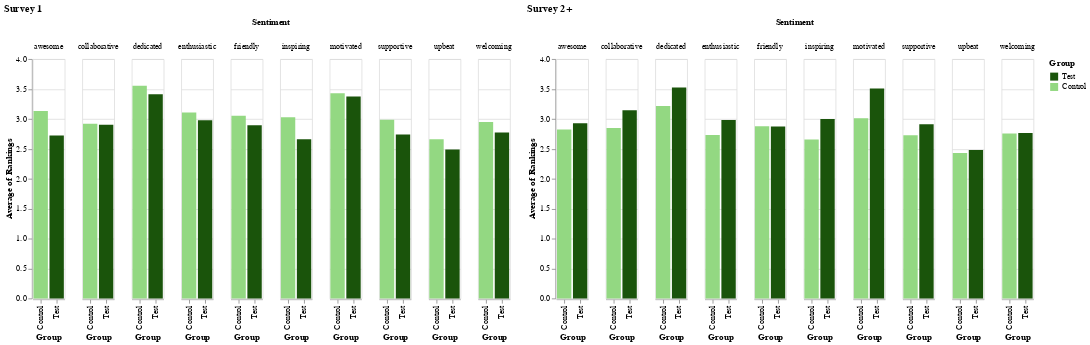

Notebook code for this chart:
### Code cell
# Altair plot

S1_43_pos_avgs = pd.DataFrame({'Group': ['Test','Test','Test','Test','Test','Test','Test','Test', 'Test', 'Test',
                                 'Control','Control','Control','Control','Control','Control','Control','Control', 'Control', 'Control'],
                        'Sentiment': ['friendly','welcoming','collaborative','dedicated','supportive','motivated','enthusiastic','awesome', 'inspiring', 'upbeat',
                                   'friendly','welcoming','collaborative','dedicated','supportive','motivated','enthusiastic','awesome', 'inspiring', 'upbeat'],
                       'Average of Rankings': [2.893617021276596, 2.7708333333333335, 2.9019607843137254, 3.411764705882353, 2.74, 3.372549019607843, 2.977777777777778, 2.723404255319149, 2.6595744680851063, 2.4893617021276597,
                                              3.0533333333333332, 2.9466666666666668, 2.9178082191780823, 3.5555555555555554, 2.986666666666667, 3.4266666666666667, 3.1066666666666665, 3.1333333333333333, 3.026666666666667, 2.661764705882353]})

S2_43_pos_avgs = pd.DataFrame({'Group': ['Test','Test','Test','Test','Test','Test','Test','Test', 'Test', 'Test',
                                 'Control','Control','Control','Control','Control','Control','Control','Control', 'Control', 'Control'],
                        'Sentiment': ['friendly','welcoming','collaborative','dedicated','supportive','motivated','enthusiastic','awesome', 'inspiring', 'upbeat',
                                   'friendly','welcoming','collaborative','dedicated','supportive','motivated','enthusiastic','awesome', 'inspiring', 'upbeat'],
                       'Average of Rankings': [2.875, 2.7636363636363637, 3.142857142857143, 3.526315789473684, 2.912280701754386, 3.508771929824561, 2.982142857142857, 2.9272727272727272, 3.0, 2.480769230769231,
                                              2.8780487804878048, 2.7560975609756095, 2.85, 3.2142857142857144, 2.7261904761904763, 3.0120481927710845, 2.731707317073171, 2.825, 2.654320987654321, 2.430379746835443]})


selection = alt.selection_multi(fields=['Group'], bind='legend')

chart1 = alt.Chart(S1_43_pos_avgs).mark_bar().encode(
    column='Sentiment',
    x='Group',
    y='Average of Rankings',
    color=alt.Color('Group', scale=alt.Scale(domain=['Test','Control'], range=['#1A540B','#93D882'])),
    opacity=alt.condition(selection, alt.value(1), alt.value(0.05))
).add_selection(selection).properties(title='Survey 1')


chart2 = alt.Chart(S2_43_pos_avgs).mark_bar().encode(
    column='Sentiment',
    x='Group',
    y='Average of Rankings',
    color=alt.Color('Group', scale=alt.Scale(domain=['Test','Control'], range=['#1A540B','#93D882'])),
    opacity=alt.condition(selection, alt.value(1), alt.value(0.05))
).add_selection(selection).properties(title='Survey 2+')

chart1 | chart2

### Figure 1 — Vega-Lite specification as saved in the notebook (floating-point values rounded to 4 significant figures)
{"config": {"view": {"continuousWidth": 400, "continuousHeight": 300}}, "hconcat": [{"data": {"name": "data-961af8e726a3d74b22826e69132d10b3"}, "mark": "bar", "encoding": {"color": {"type": "nominal", "field": "Group", "scale": {"domain": ["Test", "Control"], "range": ["#1A540B", "#93D882"]}}, "column": {"type": "nominal", "field": "Sentiment"}, "opacity": {"condition": {"value": 1, "selection": "selector008"}, "value": 0.05}, "x": {"type": "nominal", "field": "Group"}, "y": {"type": "quantitative", "field": "Average of Rankings"}}, "selection": {"selector008": {"type": "multi", "fields": ["Group"], "bind": "legend"}}, "title": "Survey 1"}, {"data": {"name": "data-5ed13bf21e4c903aea5a2cbe1ff38de6"}, "mark": "bar", "encoding": {"color": {"type": "nominal", "field": "Group", "scale": {"domain": ["Test", "Control"], "range": ["#1A540B", "#93D882"]}}, "column": {"type": "nominal", "field": "Sentiment"}, "opacity": {"condition": {"value": 1, "selection": "selector008"}, "value": 0.05}, "x": {"type": "nominal", "field": "Group"}, "y": {"type": "quantitative", "field": "Average of Rankings"}}, "selection": {"selector008": {"type": "multi", "fields": ["Group"], "bind": "legend"}}, "title": "Survey 2+"}], "$schema": "https://vega.github.io/schema/vega-lite/v4.8.1.json", "datasets": {"data-961af8e726a3d74b22826e69132d10b3": [{"Group": "Test", "Sentiment": "friendly", "Average of Rankings": 2.894}, {"Group": "Test", "Sentiment": "welcoming", "Average of Rankings": 2.771}, {"Group": "Test", "Sentiment": "collaborative", "Average of Rankings": 2.902}, {"Group": "Test", "Sentiment": "dedicated", "Average of Rankings": 3.412}, {"Group": "Test", "Sentiment": "supportive", "Average of Rankings": 2.74}, {"Group": "Test", "Sentiment": "motivated", "Average of Rankings": 3.373}, {"Group": "Test", "Sentiment": "enthusiastic", "Average of Rankings": 2.978}, {"Group": "Test", "Sentiment": "awesome", "Average of Rankings": 2.723}, {"Group": "Test", "Sentiment": "inspiring", "Average of Rankings": 2.66}, {"Group": "Test", "Sentiment": "upbeat", "Average of Rankings": 2.489}, {"Group": "Control", "Sentiment": "friendly", "Average of Rankings": 3.053}, {"Group": "Control", "Sentiment": "welcoming", "Average of Rankings": 2.947}, {"Group": "Control", "Sentiment": "collaborative", "Average of Rankings": 2.918}, {"Group": "Control", "Sentiment": "dedicated", "Average of Rankings": 3.556}, {"Group": "Control", "Sentiment": "supportive", "Average of Rankings": 2.987}, {"Group": "Control", "Sentiment": "motivated", "Average of Rankings": 3.427}, {"Group": "Control", "Sentiment": "enthusiastic", "Average of Rankings": 3.107}, {"Group": "Control", "Sentiment": "awesome", "Average of Rankings": 3.133}, {"Group": "Control", "Sentiment": "inspiring", "Average of Rankings": 3.027}, {"Group": "Control", "Sentiment": "upbeat", "Average of Rankings": 2.662}], "data-5ed13bf21e4c903aea5a2cbe1ff38de6": [{"Group": "Test", "Sentiment": "friendly", "Average of Rankings": 2.875}, {"Group": "Test", "Sentiment": "welcoming", "Average of Rankings": 2.764}, {"Group": "Test", "Sentiment": "collaborative", "Average of Rankings": 3.143}, {"Group": "Test", "Sentiment": "dedicated", "Average of Rankings": 3.526}, {"Group": "Test", "Sentiment": "supportive", "Average of Rankings": 2.912}, {"Group": "Test", "Sentiment": "motivated", "Average of Rankings": 3.509}, {"Group": "Test", "Sentiment": "enthusiastic", "Average of Rankings": 2.982}, {"Group": "Test", "Sentiment": "awesome", "Average of Rankings": 2.927}, {"Group": "Test", "Sentiment": "inspiring", "Average of Rankings": 3.0}, {"Group": "Test", "Sentiment": "upbeat", "Average of Rankings": 2.481}, {"Group": "Control", "Sentiment": "friendly", "Average of Rankings": 2.878}, {"Group": "Control", "Sentiment": "welcoming", "Average of Rankings": 2.756}, {"Group": "Control", "Sentiment": "collaborative", "Average of Rankings": 2.85}, {"Group": "Control", "Sentiment": "dedicated", "Average of Rankings": 3.214}, {"Group": "Control", "Sentiment": "supportive", "Average of Rankings": 2.726}, {"Group": "Control", "Sentiment": "motivated", "Average of Rankings": 3.012}, {"Group": "Control", "Sentiment": "enthusiastic", "Average of Rankings": 2.732}, {"Group": "Control", "Sentiment": "awesome", "Average of Rankings": 2.825}, {"Group": "Control", "Sentiment": "inspiring", "Average of Rankings": 2.654}, {"Group": "Control", "Sentiment": "upbeat", "Average of Rankings": 2.43}]}}
